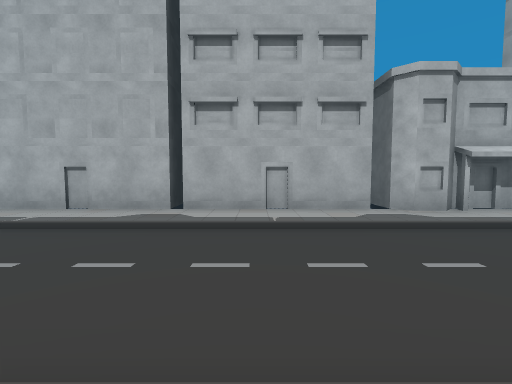
view 1 (above)

17 first-person views from a walk through a Unity game level. The camera is 1.4 m above the floor, tilts 4° down and sees 85° across. The floor is counted in squares, 2 m on a side. Each view is taken from the middle of a square. On the plan, view 1 faces up. The plan holds only what a view shows up to about 9 squares ahead; the rest is blank. The place goes on beyond the plan. The player character is not drawn. Some surface patterns are stand-ins.

view 2
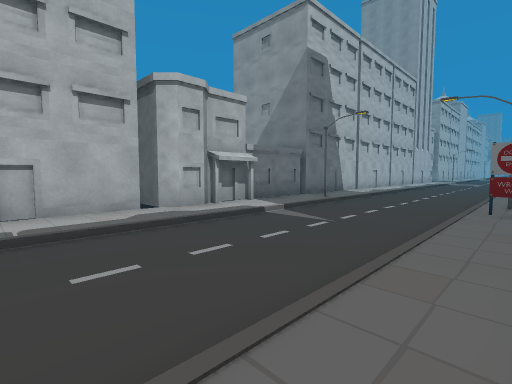

view 3
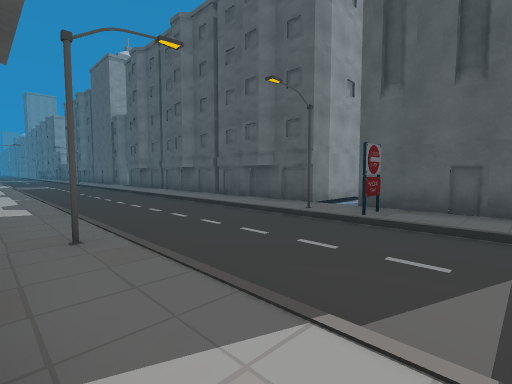

view 4
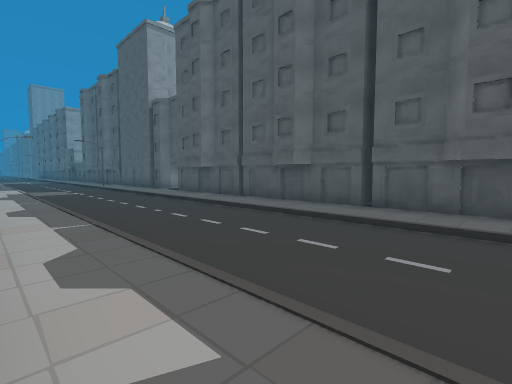

view 5
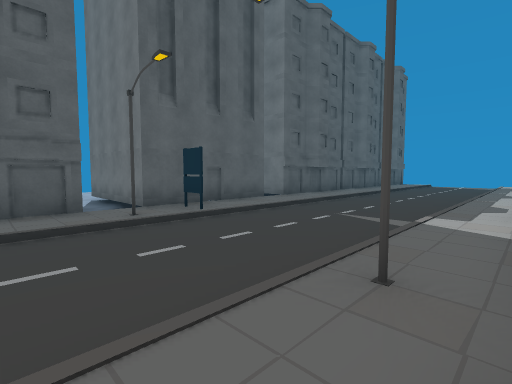

view 6
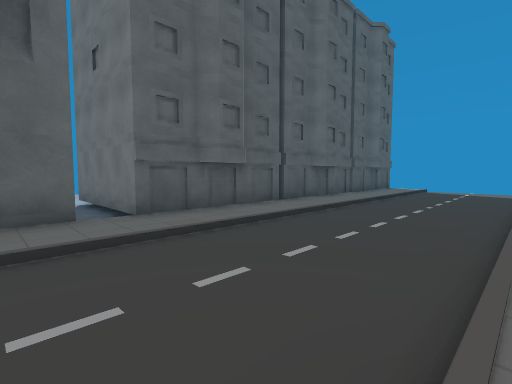

view 7
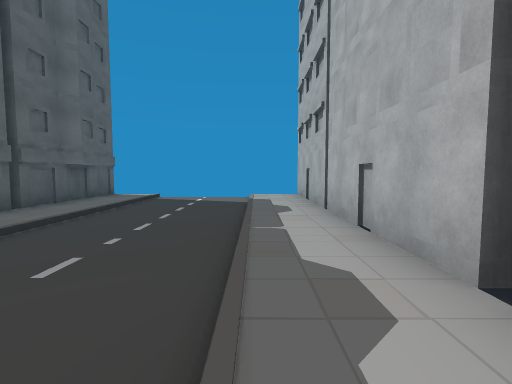

view 8
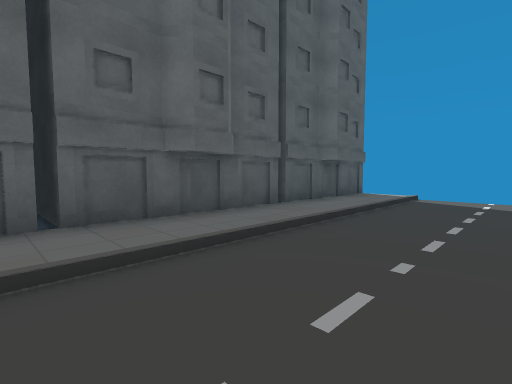

view 9
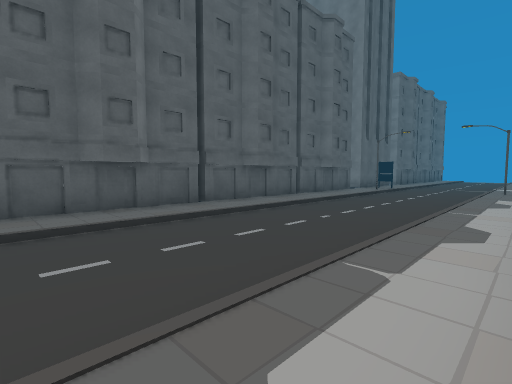

view 10
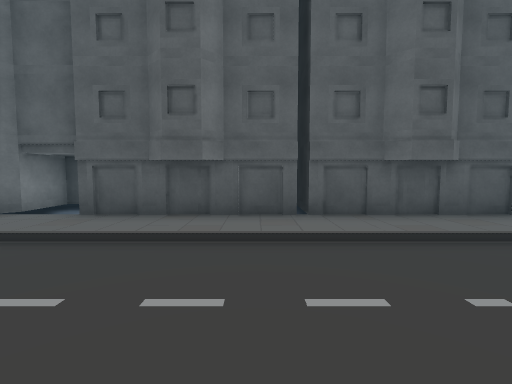

view 11
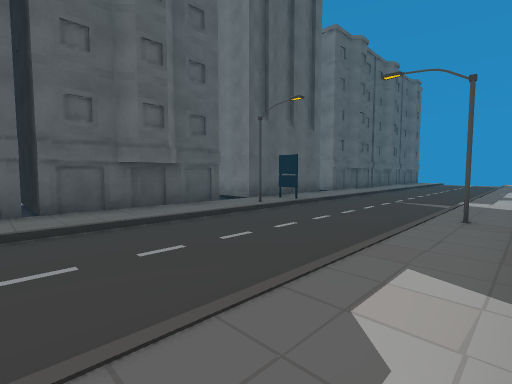

view 12
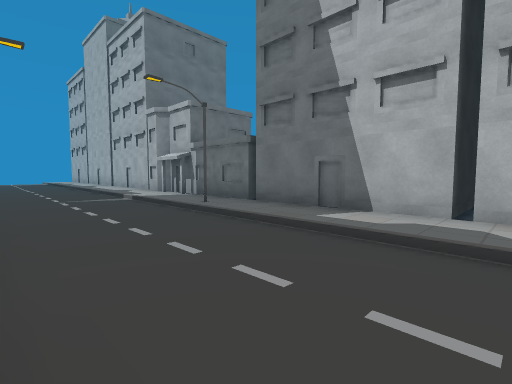

view 13
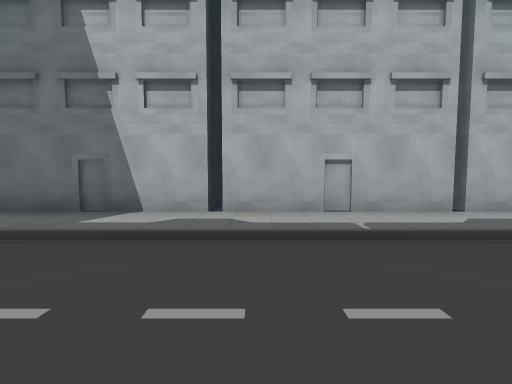

view 14
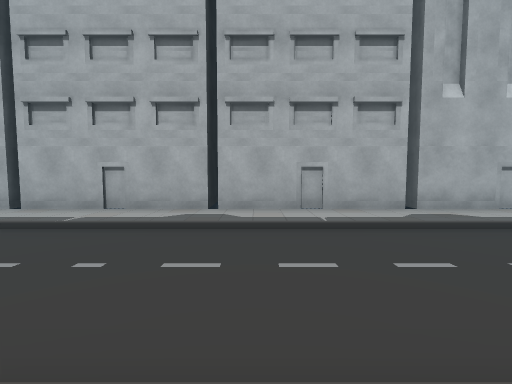

view 15
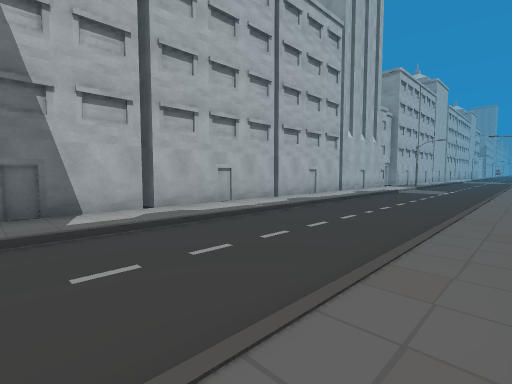

view 16
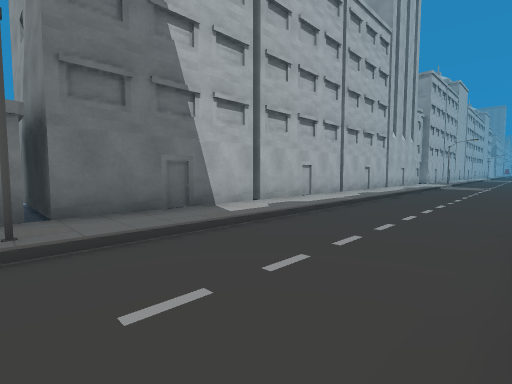

view 17
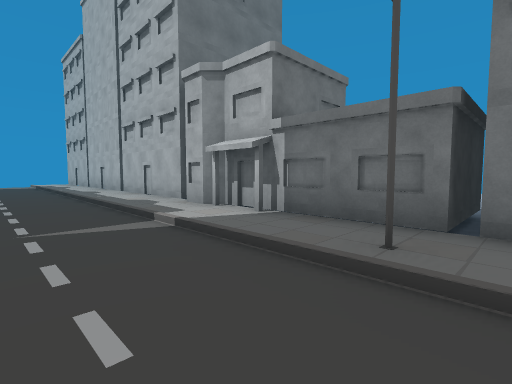

### Floor plan
Key: @ floor where view 1 was taken; # wall or solid block; . main floor; : floor 0.25 m higher than the main floor; / step, stairs or slope; B building.
Columns run from 9 left of view 1 to 19 right of it. Each row starts with its distance up from view 1.
  9                  B
  8                 .#
  7                 ##  #   #
  6     ###########BB############
  5  :::::::::::/:B:::::::B:::B::
  4  ///////////////#////////////
  3  ............................
  2  ............................
  1  ////////////////////////////
  0  ::::::::@:::::##::::::::::::
 -1 #######BB#######.B##BB###B###
 -2       ##   #   #.####   #
 -3            #   #.#  #
 -4            #   #.
 -5                ..

Where each view was taken, in squares from view 1:
view 1: 0 up, 0 right, facing up
view 2: 0 up, 0 right, facing up-right
view 3: 5 up, 4 right, facing down-right
view 4: 5 up, 9 right, facing down-right
view 5: 5 up, 9 right, facing down-left
view 6: 4 up, 4 right, facing down-left
view 7: 4 up, 0 right, facing left
view 8: 3 up, 1 left, facing down-left
view 9: 5 up, 19 right, facing down-left
view 10: 4 up, 16 right, facing down
view 11: 5 up, 12 right, facing down-left
view 12: 1 up, 12 right, facing up-left
view 13: 1 up, 12 right, facing up
view 14: 0 up, 16 right, facing up
view 15: 0 up, 9 right, facing up-right
view 16: 1 up, 7 right, facing up-right
view 17: 2 up, 8 right, facing up-left
